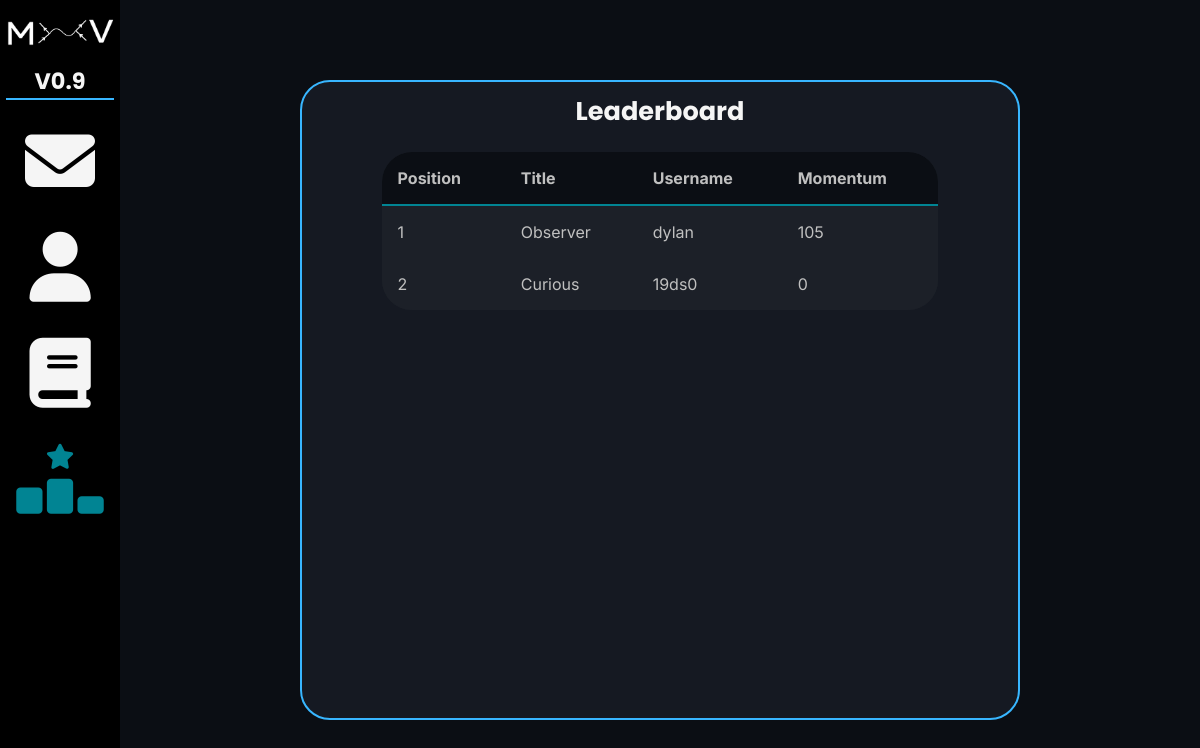
The page /leaderboard/2 on the database its author committed.
### database/create_db.py (models this page shows)
class User(db.Model):
    __tablename__ = "users"
    user_id = db.Column(db.Integer, primary_key=True)
    username = db.Column(db.String(10), nullable=False)
    email = db.Column(db.String(254), nullable=False, unique=True)
    password_hash = db.Column(db.Integer)
    bio = db.Column(db.String(200), nullable=False)
    join_date = db.Column(db.DateTime, default=datetime.now)
    verified = db.Column(db.Boolean, default=False)
    code = db.Column(db.Integer, nullable=False)
    profile_picture = db.Column(db.String(255), default="keating_pfp.png")
    title = db.Column(db.String(67), default="Curious")
    temporary_password_hash = db.Column(db.Integer, default=67)
    stats = db.relationship(
        "Stats", uselist=False, back_populates="user", cascade="all, delete-orphan"
    )

### routes/leaderboard.py (the view)
@leaderboard_bp.route("/leaderboard/<int:id>")
def settings(id):
    top_users = Leaderboard.get_top_users()
    return render_template("leaderboard.html", id=id, top_users=top_users)

### database/select_db.py (called while the page is built)
    @staticmethod
    def get_top_users():
        top_users = Stats.query.order_by(Stats.total_momentum.desc()).limit(10).all()
        user_data = []
        for user in top_users:
            user_data.append({
                "username": user.user.username,
                "total_momentum": user.total_momentum,
                "title": user.user.title,
                "profile_picture": user.user.profile_picture
            })
        return user_data

### services/leaderboard_service.py (called while the page is built)
    @staticmethod
    def get_top_users():
        return Select.get_top_users()

### templates/leaderboard.html
{% extends "joined.html" %}
{% block style2 %}
<link rel="stylesheet" href="{{ url_for('static', filename='css/leaderboard.css') }}" />
{% endblock %}
{% block main %}
<main>
	<div class="card" id="leaderboard-div">
		<h2 id="leaderboard-title">Leaderboard</h2>
		<table id="leaderboard-table">
			<tr>
				<th><h4>Position</h4></th>
				<th><h4>Title</h4></th>
				<th><h4>Username</h4></th>
				<th><h4>Momentum</h4></th>
			</tr>
			{% for user in top_users %}
			<tr>
				<td><p>{{ loop.index }}</p></td>
				<td><p>{{ user.title }}</p></td>
				<td><p>{{ user.username }}</p></td>
				<td><p>{{ user.total_momentum }}</p></td>
			</tr>
			{% endfor %}
		</table>
	</div>
</main>
{% endblock %}

### static/css/styles.css (style rules this page uses)
:root { --bg: #0b0e14; --card: #151922; --border: #38b6ff; --button: #018493; --primary: #f5f5f5; --secondary: #c0c0c0; --input: #1c2028; --error: #b71c1c; }
* { margin: 0; padding: 0; box-sizing: border-box; }
html, body { width: 100%; overflow-x: hidden; height: 100vh; background: var(--bg); }
h1, h2, h3, button, header a, .dropdown, .header-link, input[type="submit"], .button { font-family: "Poppins", system-ui, sans-serif; font-size: 2.2rem; color: var(--primary); }
h2 { font-size: 1.6rem; }
p, h4, input[type="email"], input[type="password"], input[type="text"], input[type="file"], textarea, a, input[type="float"] { font-family: "Inter", system-ui, sans-serif; font-size: 1rem; color: var(--secondary); }
h4 { font-weight: bold; }
.card { background-color: var(--card); padding: 0.625rem; border: 2px solid var(--border); border-radius: 1.875rem; }

### static/css/joined.css (style rules this page uses)
main { display: flex; flex-direction: column; align-items: center; justify-content: center; width: 90vw; height: 100vh; margin-left: 10vw; }

### static/css/leaderboard.css (style rules this page uses)
:root { --selected-fg: #018493; --bg: #0b0e14; --card: #151922; --border: #38b6ff; --primary: #f5f5f5; --secondary: #c0c0c0; --error: #b71c1c; --even-row: #2b2d31; --odd-row: #1c2028; }
#leaderboard-div { width: 60vw; height: 80vh; display: flex; flex-direction: column; align-items: center; }
#leaderboard-title { margin-bottom: 0.3rem; }
#leaderboard-table { width: 80%; border-collapse: collapse; margin-top: 1rem; background-color: var(--input); border-radius: 1.875rem; }
#leaderboard-table th { background-color: var(--bg); color: #00d4ff; padding: 1rem; text-align: left; border-bottom: 2px solid var(--selected-fg); }
#leaderboard-table th:first-child { border-top-left-radius: 1.875rem; }
#leaderboard-table th:last-child { border-top-right-radius: 1.875rem; }
#leaderboard-table td { padding: 1rem; }
#leaderboard-table tr { background-color: var(--odd-row); }
#leaderboard-table tr:last-child td:first-child { border-bottom-left-radius: 1.875rem; }
#leaderboard-table tr:last-child td:last-child { border-bottom-right-radius: 1.875rem; }

### rows shown on the page
User: title "Observer", username "dylan", total_momentum "105"
User: title "Curious", username "19ds0", total_momentum "0"
